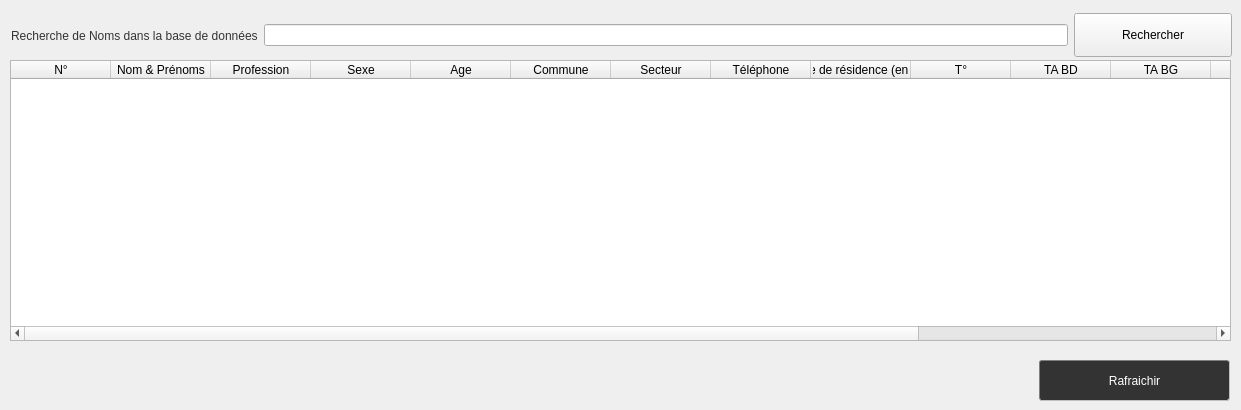
       <widget class="QWidget" name="patient_tab">
        <attribute name="title">
         <string>Identité du Patient</string>
        </attribute>
        <widget class="QTableWidget" name="restitute_tbl">
         <property name="geometry">
          <rect>
           <x>10</x>
           <y>60</y>
           <width>1221</width>
           <height>281</height>
          </rect>
         </property>
         <property name="sizePolicy">
          <sizepolicy hsizetype="Expanding" vsizetype="Expanding">
           <horstretch>0</horstretch>
           <verstretch>0</verstretch>
          </sizepolicy>
         </property>
         <property name="autoScrollMargin">
          <number>12</number>
         </property>
         <property name="columnCount">
          <number>16</number>
         </property>
         <attribute name="horizontalHeaderCascadingSectionResizes">
          <bool>true</bool>
         </attribute>
         <attribute name="verticalHeaderCascadingSectionResizes">
          <bool>true</bool>
         </attribute>
         <attribute name="verticalHeaderDefaultSectionSize">
          <number>30</number>
         </attribute>
         <column>
          <property name="text">
           <string>N°</string>
          </property>
         </column>
         <column>
          <property name="text">
           <string>Nom &amp; Prénoms</string>
          </property>
         </column>
         <column>
          <property name="text">
           <string>Profession</string>
          </property>
         </column>
         <column>
          <property name="text">
           <string>Sexe</string>
          </property>
         </column>
         <column>
          <property name="text">
           <string>Age</string>
          </property>
         </column>
         <column>
          <property name="text">
           <string>Commune</string>
          </property>
         </column>
         <column>
          <property name="text">
           <string>Secteur</string>
          </property>
         </column>
         <column>
          <property name="text">
           <string>Téléphone</string>
          </property>
         </column>
         <column>
          <property name="text">
           <string>Zone de résidence (en Km)</string>
          </property>
         </column>
         <column>
          <property name="text">
           <string>T°</string>
          </property>
         </column>
         <column>
          <property name="text">
           <string>TA BD</string>
          </property>
         </column>
         <column>
          <property name="text">
           <string>TA BG</string>
          </property>
         </column>
         <column>
          <property name="text">
           <string>Poids</string>
          </property>
         </column>
         <column>
          <property name="text">
           <string>Diagnostic</string>
          </property>
         </column>
         <column>
          <property name="text">
           <string>Traitements</string>
          </property>
         </column>
         <column>
          <property name="text">
           <string>Observations</string>
          </property>
         </column>
        </widget>
        <widget class="QPushButton" name="refresh_btn">
         <property name="geometry">
          <rect>
           <x>1039</x>
           <y>360</y>
           <width>191</width>
           <height>41</height>
          </rect>
         </property>
         <property name="styleSheet">
          <string notr="true">QPushButton{
	background-color:  rgb(51, 51, 51);
	border-radius: 3px;
	color: white;
	border: 1px inset gray;
	font: 16pt &quot;Century Gothic&quot;;
}

QPushButton:hover{
	background-color: orange;
border-radius: 3px;
	border: 1px inset gray;
	color: black;
	font: 16pt &quot;Century Gothic&quot;;
}</string>
         </property>
         <property name="text">
          <string>Rafraichir</string>
         </property>
        </widget>
        <widget class="QWidget" name="horizontalLayoutWidget_3">
         <property name="geometry">
          <rect>
           <x>11</x>
           <y>10</y>
           <width>1221</width>
           <height>51</height>
          </rect>
         </property>
         <layout class="QHBoxLayout" name="horizontalLayout_3">
          <item>
           <widget class="QLabel" name="search_lbl">
            <property name="styleSheet">
             <string notr="true">font: 10pt &quot;Century Gothic&quot;;
color: rgba(51, 51, 51);</string>
            </property>
            <property name="text">
             <string>Recherche de Noms dans la base de données</string>
            </property>
           </widget>
          </item>
          <item>
           <widget class="QLineEdit" name="search_lineEdit"/>
          </item>
          <item>
           <widget class="QPushButton" name="search_btn">
            <property name="styleSheet">
             <string notr="true">width: 150px;
height: 36px;</string>
            </property>
            <property name="text">
             <string>Rechercher</string>
            </property>
           </widget>
          </item>
         </layout>
        </widget>
       </widget>
